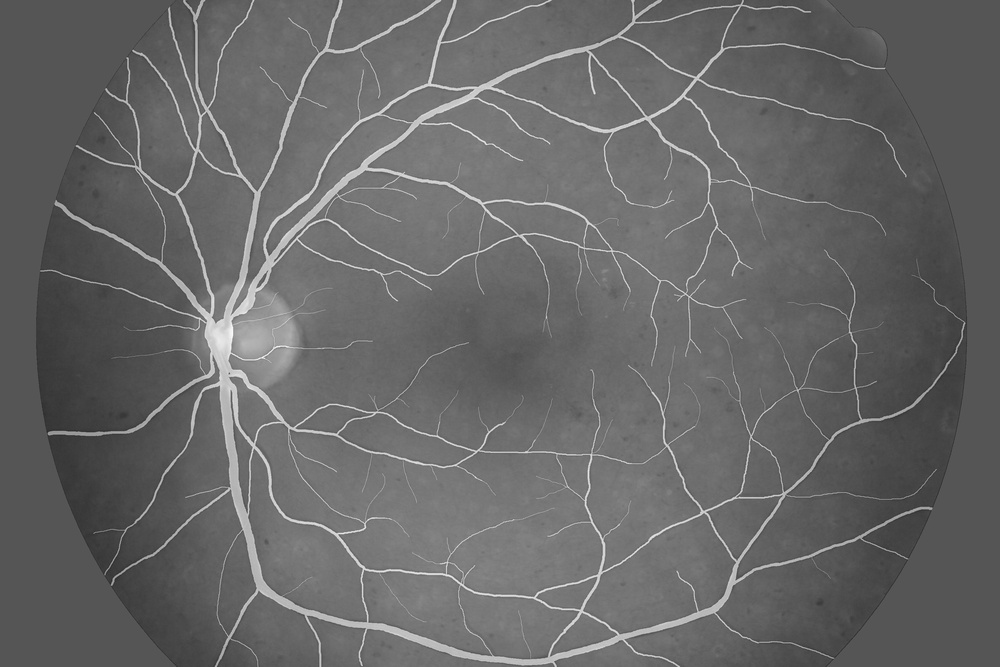
#> input picture vessels_train.jpg, 1000 x 667 px, shrunk from 3504 x 2336 before the run, found by its file name
$ jupyter execute Binaritzacio_Otsu.ipynb
#> lines starting #> are read from the running program, lines starting #| are printed output that depends on the picture; after the words box and inside, x2 and y2 are one past the last pixel; in counts of white or black regions, pixels touching at a corner belong together
<a href="https://colab.research.google.com/github/raulbenitez/PIB/blob/main/Binaritzacio_Otsu.ipynb" target="_parent"></a>

# Binarització i algorisme d'Otsu

[cell 1]
from google.colab import drive
drive.mount('/content/drive')

Primer fem-li una ullada a les imatges amb les que treballarem

[cell 2]
import skimage as sk
import matplotlib.pyplot as plt
from skimage import io
import os
from matplotlib import gridspec

# Path of the folder in your google drive unit where you have the images:
path = '/content/drive/MyDrive/Master Automatic Control and Robotics /PRML/PROBABILISTIC MODELS/Image segmentation lab'

I_train = sk.io.imread(os.path.join(path,'vessels_train.jpg'))
#> I_train is the input picture: shape (667, 1000); min 41, max 252, mean 103.1
I_train_GT = sk.io.imread(os.path.join(path,'vessels_train_GT.tif'))
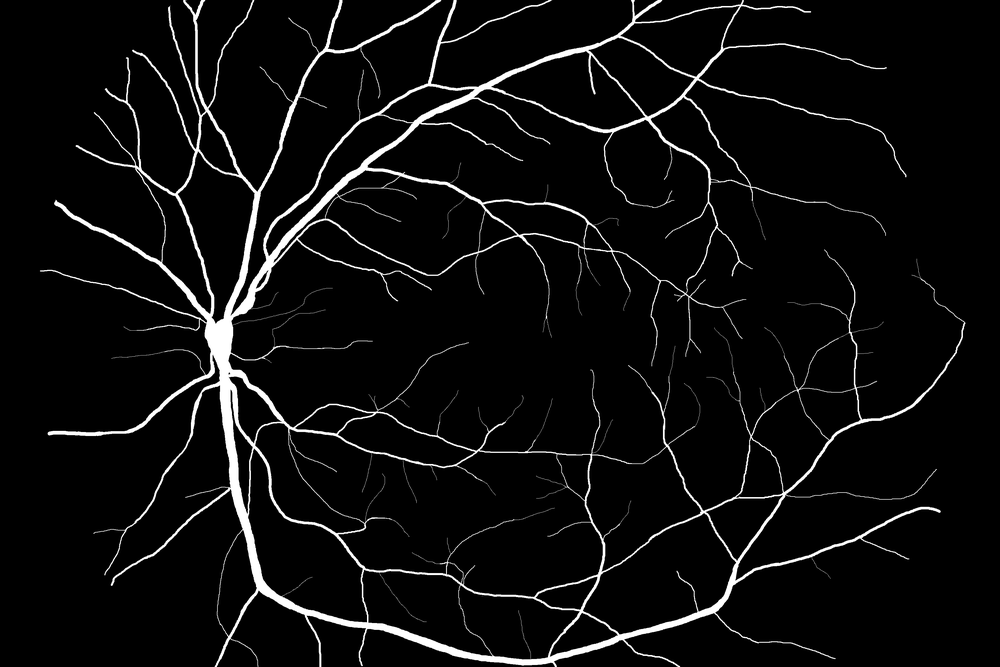
#> input picture vessels_train_GT.tif, 1000 x 667 px, shrunk from 3504 x 2336 before the run, found by its file name
#> I_train_GT is the input picture: shape (667, 1000); min 0, max 255, mean 13.2
I_test = sk.io.imread(os.path.join(path,'vessels_test.jpg'))
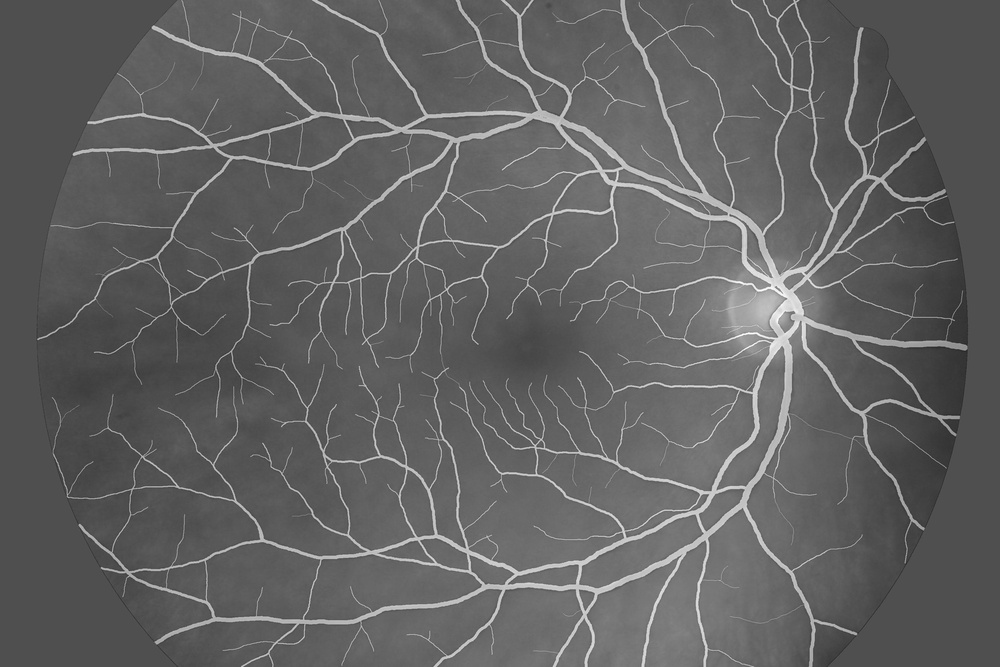
#> input picture vessels_test.jpg, 1000 x 667 px, shrunk from 3504 x 2336 before the run, found by its file name
#> I_test is the input picture: shape (667, 1000); min 39, max 255, mean 97.5
I_test_GT = sk.io.imread(os.path.join(path,'vessels_test_GT.tif'))
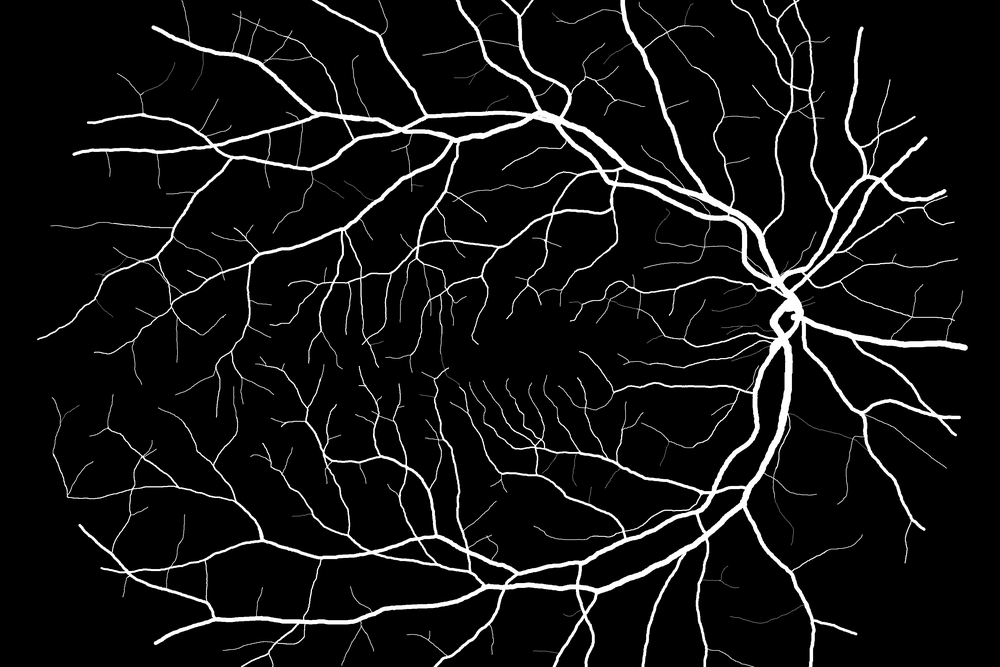
#> input picture vessels_test_GT.tif, 1000 x 667 px, shrunk from 3504 x 2336 before the run, found by its file name
#> I_test_GT is the input picture: shape (667, 1000); min 0, max 255, mean 17.5

fig = plt.figure(figsize=(15, 15))
gs = gridspec.GridSpec(2, 2)

ax0 = fig.add_subplot(gs[0,0])
ax0.imshow(I_train, cmap=plt.cm.gray)
ax0.set_title('Training image')
ax0.set_axis_off()

ax1 = fig.add_subplot(gs[0,1])
ax1.imshow(I_train_GT, cmap=plt.cm.gray)
ax1.set_title('Ground Truth training image')
ax1.set_axis_off()

ax2 = fig.add_subplot(gs[1,0])
ax2.imshow(I_test, cmap=plt.cm.gray)
ax2.set_title('Test image')
ax2.set_axis_off()

ax3 = fig.add_subplot(gs[1,1])
ax3.imshow(I_test_GT, cmap=plt.cm.gray)
ax3.set_title('Groudth Truth test image')
ax3.set_axis_off()

plt.tight_layout()
plt.show()

# Binarització amb llindar global manual:

A straightforward segmentation approach would be setting a manual grayscale trheshold after inspection of the image histogram:

[cell 3]
import matplotlib.pyplot as plt
from matplotlib import gridspec
import numpy as np

# reshape training image as 1d array:
v_I_train = I_train.reshape(I_train.shape[0]*I_train.shape[1],1).astype(np.uint8)

fig = plt.figure(figsize=(14, 6))
plt.hist(v_I_train, bins=256,density=True)
plt.show()
#> figure, not shown here; tallest bar 0.19 high, from x = 84.68 to 85.51

since we observe two clear clusters in the histogram we can separate them using a threshold of around 150-160:

[cell 4]
# Establir un llindar global:
threshold_manual = 150

# Apply manual threshold to test image (Image Binarization):
I_manual = I_test >= threshold_manual
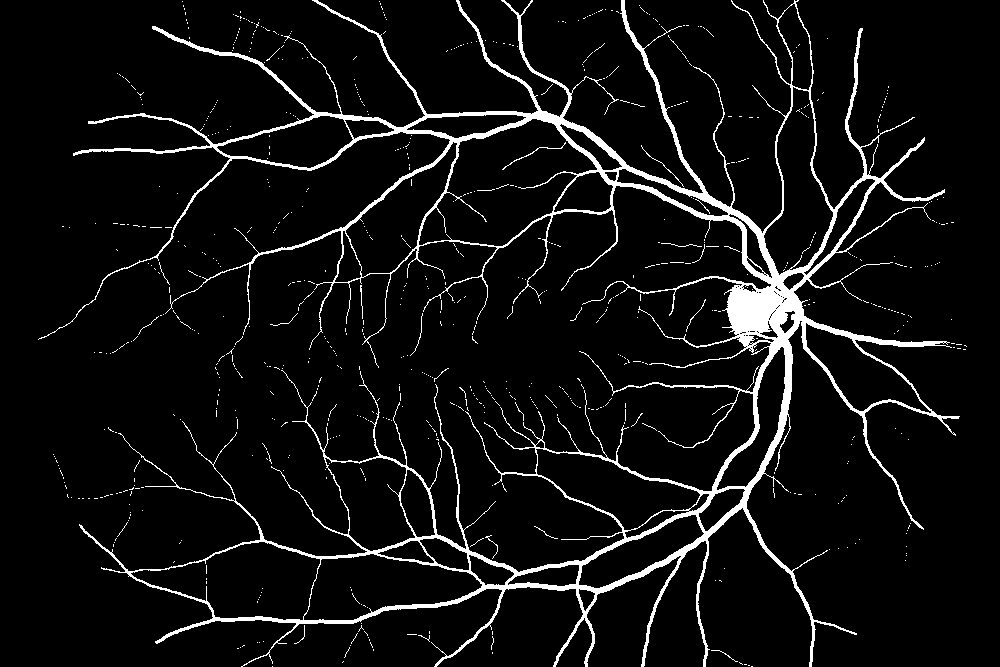
#> I_manual: shape (667, 1000) bool; 6.4% white; 760 white regions (742 under 20 px), largest, box (x1, y1, x2, y2) and area: (38, 0, 960, 667) 39947, (502, 142, 566, 170) 85, (641, 145, 684, 187) 59

fig = plt.figure(figsize=(20, 20))
gs = gridspec.GridSpec(1, 2)

ax1 = fig.add_subplot(gs[0,0])
ax1.imshow(I_test, cmap=plt.cm.gray)
ax1.set_title('Original Image')
ax1.set_axis_off()

ax2 = fig.add_subplot(gs[0,1])
ax2.imshow(I_manual, cmap=plt.cm.gray)
ax2.set_title('Vessels segmentation (Manual Threshold T = {})'.format(threshold_manual))
ax2.set_axis_off()

plt.show()

## Algorisme d'Otsu (llindar òptim global):

L'algorisme d'Otsu permet identificar un llindar global òptim de forma automàtica.

L'algorisme troba el llindar maximitzant la **variança entre classes** $\sigma _{b}^{2}(t)$, definida en funció de la diferència entre les mitjanes dels dos clústers de l'histograma de la imatge (patró i fons, respectivament):

$\sigma _{b}^{2}(t)=\omega _{0}(t)\omega _{1}(t)\left[\mu _{0}(t)-\mu _{1}(t)\right]^{2}$

on $\omega _{0}(t)$ representa la fracció de píxels que queden per sota del llindar t i $\omega _{1}(t)$ la fracció de píxels que queden per sobre del llindar t.

L'algorisme funciona aplicant la següent seqüència:

1. Calcula les probabilitats de cadascun dels nivells d'intensitat (histograma) $p(i), i=0,\dots L$ on $L=2^n$ per una imatge en escala de grisos amb $n$ bits.

2. Escombrar tots els possibles llindars d'intensitat $t=1,\ldots L-1$

    2.1 Actualitzar $\omega _{i}$ i les mitjanes $\mu _{i}$

$\omega _{0}(t)=\sum _{i=0}^{t-1}p(i)$

$\omega _{1}(t)=\sum _{i=t}^{L-1}p(i)$

$\mu _{0}(t)={\frac {\sum _{i=0}^{t-1}ip(i)}{\omega _{0}(t)}}$

$\mu _{1}(t)={\frac {\sum _{i=t}^{L-1}ip(i)}{\omega _{1}(t)}}$

    2.2 Calcular la variança entre classes:

$\sigma _{b}^{2}(t)=\omega _{0}(t)\omega _{1}(t)\left[\mu _{0}(t)-\mu _{1}(t)\right]^{2}$

3. El llindar d'Otsu és aquell que presenta la variança entre classes màxima $\sigma _{b}^{2}(t)$

$t_{otsu} = argmax_{t} \sigma _{b}^{2}(t)$

[cell 5]
import matplotlib.pyplot as plt
from matplotlib import gridspec
from skimage.filters import threshold_otsu

# Find Otsu's threshold for training image:
threshold_otsu = threshold_otsu(I_train)
#> threshold_otsu = 139

# Apply threshold to test image:
I_otsu = I_test >= threshold_otsu
#> I_otsu: shape (667, 1000) bool; 7.3% white; 557 white regions (537 under 20 px), largest, box (x1, y1, x2, y2) and area: (37, 0, 967, 667) 46053, (240, 15, 260, 35) 44, (117, 73, 144, 102) 39

fig = plt.figure(figsize=(15, 15))
gs = gridspec.GridSpec(2, 2)

ax1 = fig.add_subplot(gs[0,0])
ax1.imshow(I_test, cmap=plt.cm.gray)
ax1.set_title('Original Image')
ax1.set_axis_off()

ax2 = fig.add_subplot(gs[0,1])
ax2.imshow(I_otsu, cmap=plt.cm.gray)
ax2.set_title('Vessels segmentation (Otsu Threshold T = {})'.format(threshold_otsu))
ax2.set_axis_off()

ax3 = fig.add_subplot(gs[1,:])
ax3.hist(I_test.ravel(), bins=256,density=True)
ax3.axvline(threshold_otsu, color='r')
ax3.axvline(threshold_manual, color='g')
ax3.set_title('Histogram')
plt.show()
#> figure, not shown here; panel 3: tallest bar 0.187 high, from x = 78.66 to 79.5

# Otsu local:

https://scikit-image.org/docs/0.12.x/auto_examples/segmentation/plot_local_otsu.html

[cell 6]
from skimage.morphology import disk
from skimage.filters import rank

# Apply local Otsu threshold to test image:

radius = 15
selem = disk(radius)

I_otsu_local = rank.otsu(I_test, selem)
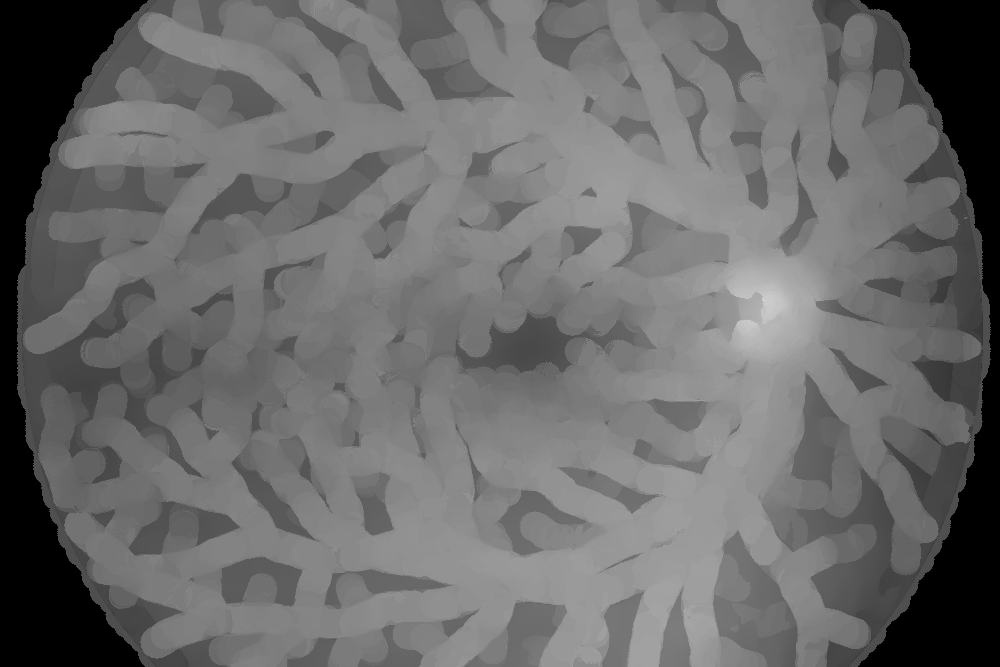
#> I_otsu_local: shape (667, 1000); min 0, max 209, mean 106.8
I_otsu_local_binaritzat = I_otsu_local > 120
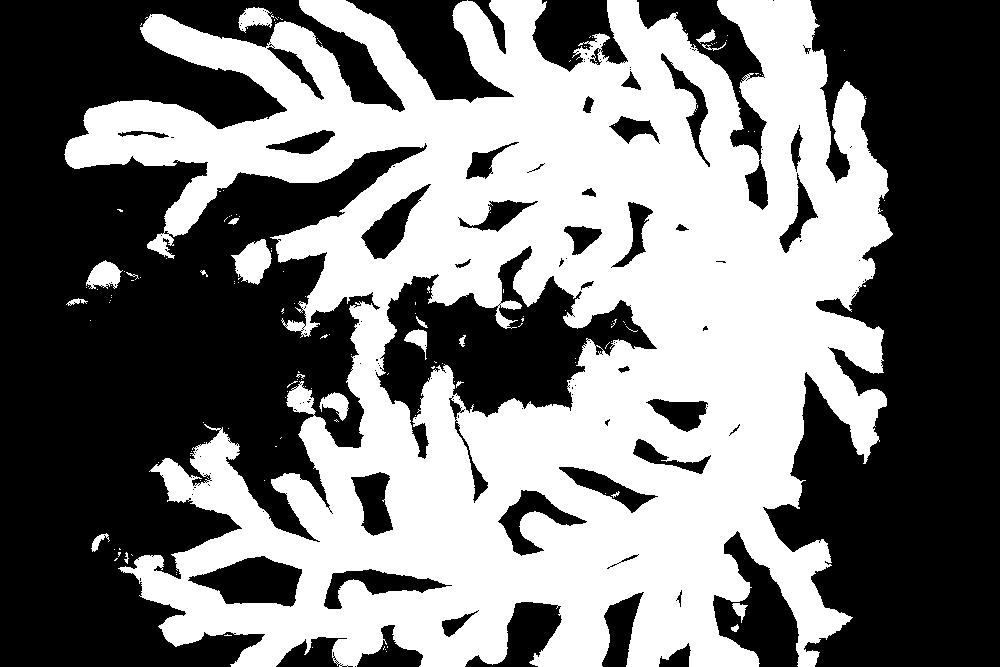
#> I_otsu_local_binaritzat: shape (667, 1000) bool; 47.3% white; 146 white regions (125 under 20 px), largest, box (x1, y1, x2, y2) and area: (64, 0, 893, 667) 311499, (231, 239, 272, 285) 1139, (86, 260, 123, 289) 668

fig = plt.figure(figsize=(15, 15))
gs = gridspec.GridSpec(2, 2)

ax1 = fig.add_subplot(gs[0,0])
ax1.imshow(I_otsu_local, cmap=plt.cm.gray)
ax1.set_title('Original Image')
ax1.set_axis_off()

ax2 = fig.add_subplot(gs[0,1])
ax2.imshow(I_otsu_local_binaritzat, cmap=plt.cm.gray)
ax2.set_title('Vessels segmentation (Otsu local)')
ax2.set_axis_off()
plt.show()

# Llindars locals estadístics adaptatius:

[cell 7]
from skimage import data
from skimage.filters import threshold_local

image = data.page()
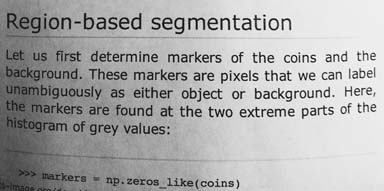
#> input picture skimage.data.page(), 384 x 191 px
#> image is the input picture: shape (191, 384); min 0, max 255, mean 171.5

# local mean:
block_size = 3
binary_image1 = image > 0.65*threshold_local(image,block_size, 'mean')
#> binary_image1: shape (191, 384) bool; 94.3% white; black in thin lines or dots, all inside (x1, y1, x2, y2) = (7, 13, 376, 191)

# Criteris personalitzats: local mean + std:
func = lambda arr: 0.3*arr.mean() + 1.2*arr.std()
binary_image2 = image > threshold_local(image, block_size, 'generic',param=func)
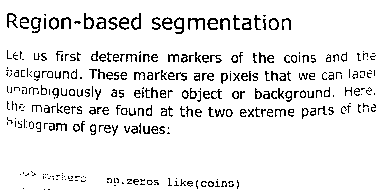
#> binary_image2: shape (191, 384) bool; 91.5% white; black in thin lines or dots, all inside (x1, y1, x2, y2) = (6, 13, 376, 190)

fig, axes = plt.subplots(nrows=3, figsize=(14, 10))
ax0, ax1, ax2 = axes
plt.gray()

ax0.imshow(image)
ax0.set_title('Image')

ax1.imshow(binary_image1)
ax1.set_title('Global thresholding (local mean)')

ax2.imshow(binary_image2)
ax2.set_title('Adaptive thresholding (local std)')

for ax in axes:
    ax.axis('off')

plt.show()

[cell 8]
image.shape
#> Out = (191, 384)
